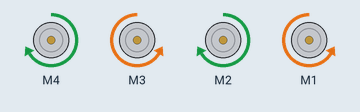
A sketch run on a simulated Arduino Uno, built with avr-gcc and run on an emulated ATmega328P. Shown: 4 × DC motor (green arrow = forward, orange = backward, longer = faster).

Above: at 0.1 s.
Timing chart, 0 to 1.6 s (numbered marks = the images above):
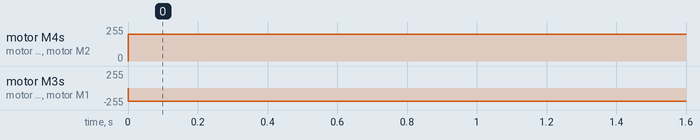

Measured:
- by itself, motor M4, motor M2: stopped → forward 200/255 at 0.00 s
- by itself, motor M3, motor M1: stopped → backward 200/255 at 0.00 s

The sketch:

DC_Motor_test.ino
```cpp
#include <AFMotor.h>

// Define motor objects explicitly
AF_DCMotor motorBackRight(1);   // M1 - Back Right
AF_DCMotor motorFrontRight(2);  // M2 - Front Right
AF_DCMotor motorBackLeft(3);    // M3 - Back Left
AF_DCMotor motorFrontLeft(4);   // M4 - Front Left

// Boolean flags to reverse motor directions if needed
bool is_reverse_motorFrontLeft  = false;
bool is_reverse_motorBackLeft   = true;
bool is_reverse_motorFrontRight = false;
bool is_reverse_motorBackRight  = true;

void setup() {
  Serial.begin(9600); // Initialize serial communication
}

void loop() {
  move(200, 200);   // Move forward
  /* delay(2000);

  move(-200, 200);  // Turn left
  delay(2000);

  move(200, -200);  // Turn right
  delay(2000);

  move(-200, -200); // Move backward
  delay(2000);

  move(0, 0);       // Stop
  delay(2000); */
}

// Function to control motor speeds and directions
void move(int leftSpeed, int rightSpeed) {
  // Set absolute speed (0-255)
  int leftAbsSpeed = abs(leftSpeed);
  int rightAbsSpeed = abs(rightSpeed);

  // Apply speed to motors
  motorFrontLeft.setSpeed(leftAbsSpeed);
  motorBackLeft.setSpeed(leftAbsSpeed);
  motorFrontRight.setSpeed(rightAbsSpeed);
  motorBackRight.setSpeed(rightAbsSpeed);

  // Adjust direction based on is_reverse flag
  if (leftSpeed >= 0) {
    motorFrontLeft.run(is_reverse_motorFrontLeft ? BACKWARD : FORWARD);
    motorBackLeft.run(is_reverse_motorBackLeft ? BACKWARD : FORWARD);
  } else {
    motorFrontLeft.run(is_reverse_motorFrontLeft ? FORWARD : BACKWARD);
    motorBackLeft.run(is_reverse_motorBackLeft ? FORWARD : BACKWARD);
  }

  if (rightSpeed >= 0) {
    motorFrontRight.run(is_reverse_motorFrontRight ? BACKWARD : FORWARD);
    motorBackRight.run(is_reverse_motorBackRight ? BACKWARD : FORWARD);
  } else {
    motorFrontRight.run(is_reverse_motorFrontRight ? FORWARD : BACKWARD);
    motorBackRight.run(is_reverse_motorBackRight ? FORWARD : BACKWARD);
  }

  // Debug output
  /* Serial.print("Moving - Left Speed: ");
  Serial.print(leftSpeed);
  Serial.print(" | Right Speed: ");
  Serial.println(rightSpeed); */
}
```
